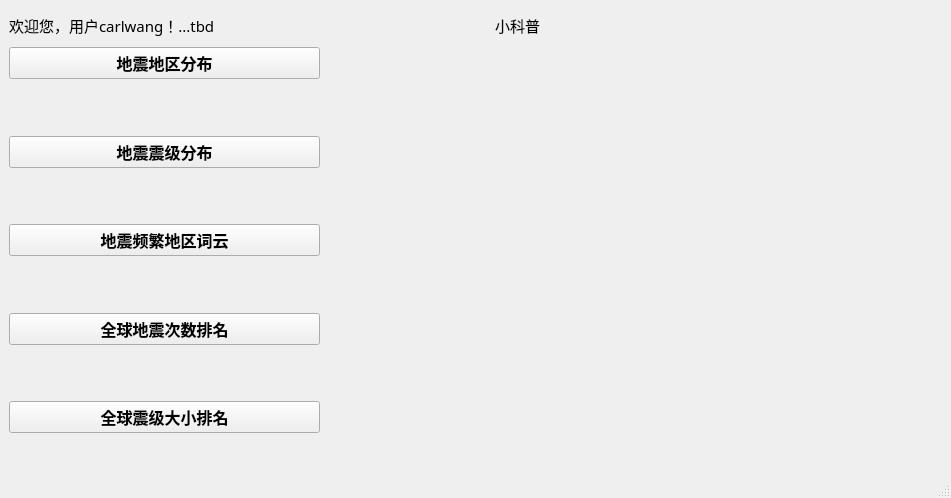
<?xml version="1.0" encoding="UTF-8"?>
<ui version="4.0">
 <class>MainWindow</class>
 <widget class="QMainWindow" name="MainWindow">
  <property name="geometry">
   <rect>
    <x>0</x>
    <y>0</y>
    <width>951</width>
    <height>498</height>
   </rect>
  </property>
  <property name="windowTitle">
   <string>MainWindow</string>
  </property>
  <widget class="QWidget" name="centralwidget">
   <widget class="QWidget" name="horizontalLayoutWidget_2">
    <property name="geometry">
     <rect>
      <x>9</x>
      <y>9</y>
      <width>303</width>
      <height>32</height>
     </rect>
    </property>
    <layout class="QHBoxLayout" name="horizontalLayoutLeft">
     <item>
      <widget class="QLabel" name="welcomeMsg">
       <property name="sizePolicy">
        <sizepolicy hsizetype="Expanding" vsizetype="Expanding">
         <horstretch>0</horstretch>
         <verstretch>0</verstretch>
        </sizepolicy>
       </property>
       <property name="font">
        <font>
         <family>微软雅黑</family>
         <pointsize>11</pointsize>
        </font>
       </property>
       <property name="text">
        <string>欢迎您，用户carlwang！...tbd</string>
       </property>
      </widget>
     </item>
    </layout>
   </widget>
   <widget class="QWidget" name="horizontalLayoutWidget">
    <property name="geometry">
     <rect>
      <x>348</x>
      <y>47</y>
      <width>581</width>
      <height>391</height>
     </rect>
    </property>
    <layout class="QHBoxLayout" name="horizontalLayoutRight">
     <property name="sizeConstraint">
      <enum>QLayout::SetDefaultConstraint</enum>
     </property>
     <property name="leftMargin">
      <number>0</number>
     </property>
    </layout>
   </widget>
   <widget class="QLabel" name="label">
    <property name="geometry">
     <rect>
      <x>495</x>
      <y>10</y>
      <width>281</width>
      <height>30</height>
     </rect>
    </property>
    <property name="font">
     <font>
      <family>微软雅黑</family>
      <pointsize>11</pointsize>
      <weight>50</weight>
      <bold>false</bold>
     </font>
    </property>
    <property name="text">
     <string>小科普</string>
    </property>
   </widget>
   <widget class="QWidget" name="verticalLayoutWidget">
    <property name="geometry">
     <rect>
      <x>9</x>
      <y>47</y>
      <width>311</width>
      <height>386</height>
     </rect>
    </property>
    <layout class="QVBoxLayout" name="verticalLayout">
     <item>
      <widget class="QPushButton" name="pb_pic1">
       <property name="font">
        <font>
         <family>微软雅黑</family>
         <pointsize>12</pointsize>
         <weight>75</weight>
         <bold>true</bold>
        </font>
       </property>
       <property name="cursor">
        <cursorShape>PointingHandCursor</cursorShape>
       </property>
       <property name="text">
        <string>地震地区分布</string>
       </property>
      </widget>
     </item>
     <item>
      <spacer name="verticalSpacer">
       <property name="orientation">
        <enum>Qt::Vertical</enum>
       </property>
       <property name="sizeHint" stdset="0">
        <size>
         <width>20</width>
         <height>40</height>
        </size>
       </property>
      </spacer>
     </item>
     <item>
      <widget class="QPushButton" name="pb_pic2">
       <property name="font">
        <font>
         <family>微软雅黑</family>
         <pointsize>12</pointsize>
         <weight>75</weight>
         <bold>true</bold>
        </font>
       </property>
       <property name="cursor">
        <cursorShape>PointingHandCursor</cursorShape>
       </property>
       <property name="text">
        <string>地震震级分布</string>
       </property>
      </widget>
     </item>
     <item>
      <spacer name="verticalSpacer_2">
       <property name="orientation">
        <enum>Qt::Vertical</enum>
       </property>
       <property name="sizeHint" stdset="0">
        <size>
         <width>20</width>
         <height>40</height>
        </size>
       </property>
      </spacer>
     </item>
     <item>
      <widget class="QPushButton" name="pb_pic3">
       <property name="font">
        <font>
         <family>微软雅黑</family>
         <pointsize>12</pointsize>
         <weight>75</weight>
         <bold>true</bold>
        </font>
       </property>
       <property name="cursor">
        <cursorShape>PointingHandCursor</cursorShape>
       </property>
       <property name="text">
        <string>地震频繁地区词云</string>
       </property>
      </widget>
     </item>
     <item>
      <spacer name="verticalSpacer_3">
       <property name="orientation">
        <enum>Qt::Vertical</enum>
       </property>
       <property name="sizeHint" stdset="0">
        <size>
         <width>20</width>
         <height>40</height>
        </size>
       </property>
      </spacer>
     </item>
     <item>
      <widget class="QPushButton" name="pb_pic4">
       <property name="font">
        <font>
         <family>微软雅黑</family>
         <pointsize>12</pointsize>
         <weight>75</weight>
         <bold>true</bold>
        </font>
       </property>
       <property name="cursor">
        <cursorShape>PointingHandCursor</cursorShape>
       </property>
       <property name="text">
        <string>全球地震次数排名</string>
       </property>
      </widget>
     </item>
     <item>
      <spacer name="verticalSpacer_4">
       <property name="orientation">
        <enum>Qt::Vertical</enum>
       </property>
       <property name="sizeHint" stdset="0">
        <size>
         <width>20</width>
         <height>40</height>
        </size>
       </property>
      </spacer>
     </item>
     <item>
      <widget class="QPushButton" name="pb_pic5">
       <property name="font">
        <font>
         <family>微软雅黑</family>
         <pointsize>12</pointsize>
         <weight>75</weight>
         <bold>true</bold>
        </font>
       </property>
       <property name="cursor">
        <cursorShape>PointingHandCursor</cursorShape>
       </property>
       <property name="text">
        <string>全球震级大小排名</string>
       </property>
      </widget>
     </item>
    </layout>
   </widget>
  </widget>
  <widget class="QMenuBar" name="menubar">
   <property name="geometry">
    <rect>
     <x>0</x>
     <y>0</y>
     <width>951</width>
     <height>28</height>
    </rect>
   </property>
  </widget>
  <widget class="QStatusBar" name="statusbar"/>
 </widget>
 <resources/>
 <connections/>
</ui>
